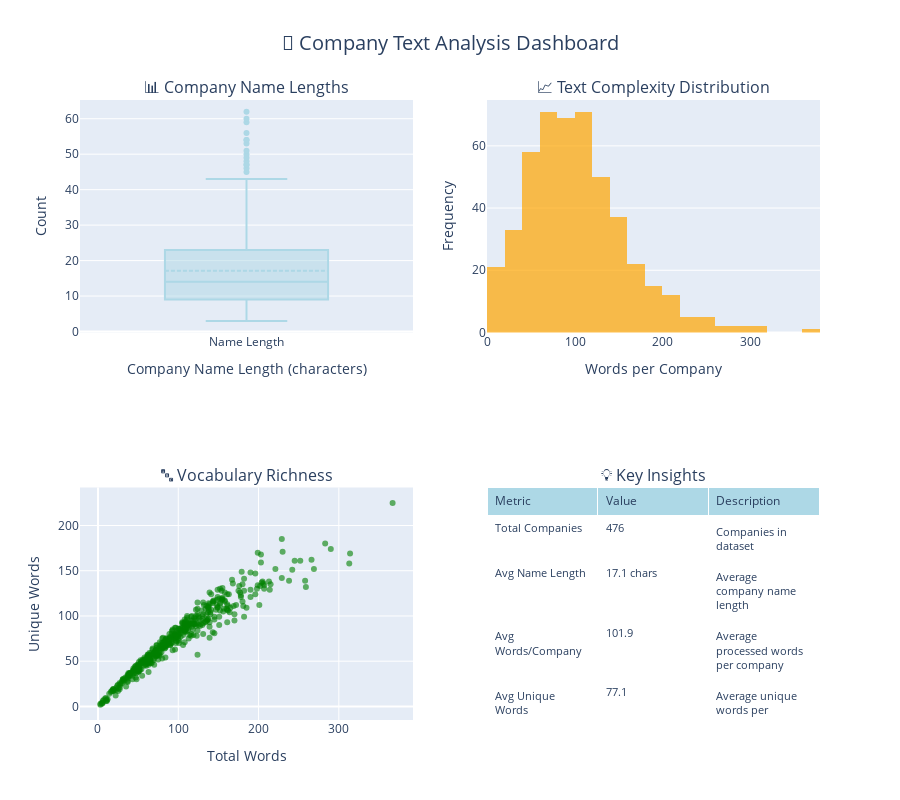

The notebook cell saved with this chart:
### Code cell
# 🏢 COMPANY ANALYSIS & TEXT STATISTICS

# Since we're focusing on 3 columns (Company Name, Company overview, Our key skills),
# let's create insightful analysis based on available data

# Create a comprehensive analysis dashboard
fig = make_subplots(
    rows=2, cols=2,
    subplot_titles=('📊 Company Name Lengths', '📈 Text Complexity Distribution', 
                   '🔤 Vocabulary Richness', '💡 Key Insights'),
    specs=[[{"secondary_y": False}, {"secondary_y": False}],
           [{"secondary_y": False}, {"type": "table"}]]
)

# 1. Company Name Length Analysis
name_lengths = df['Company Name'].str.len()
fig.add_trace(
    go.Box(y=name_lengths, name="Name Length", 
           marker_color='lightblue', boxmean=True),
    row=1, col=1
)

# 2. Text Complexity (words per text)
words_per_text = df['preprocessed_text'].str.split().str.len()
fig.add_trace(
    go.Histogram(x=words_per_text, nbinsx=25, name="Words per Company", 
                marker_color='orange', opacity=0.7),
    row=1, col=2
)

# 3. Vocabulary Richness (unique words per company)
unique_words_per_company = []
for text in df['preprocessed_text']:
    if text and isinstance(text, str):
        unique_words = len(set(text.split()))
        unique_words_per_company.append(unique_words)
    else:
        unique_words_per_company.append(0)

fig.add_trace(
    go.Scatter(x=words_per_text, y=unique_words_per_company, 
              mode='markers', name="Vocabulary Richness",
              marker=dict(color='green', size=6, opacity=0.6)),
    row=2, col=1
)

# 4. Key Insights Table
total_companies = len(df)
avg_name_length = name_lengths.mean()
avg_text_words = np.mean(words_per_text)
avg_unique_words = np.mean(unique_words_per_company)
total_vocabulary = len(set(' '.join(df['preprocessed_text'].dropna()).split()))

insights_data = [
    ['Metric', 'Value', 'Description'],
    ['Total Companies', f'{total_companies:,}', 'Companies in dataset'],
    ['Avg Name Length', f'{avg_name_length:.1f} chars', 'Average company name length'],
    ['Avg Words/Company', f'{avg_text_words:.1f}', 'Average processed words per company'],
    ['Avg Unique Words', f'{avg_unique_words:.1f}', 'Average unique words per company'],
    ['Total Vocabulary', f'{total_vocabulary:,}', 'Unique words across all companies'],
    ['Vocabulary Richness', f'{(total_vocabulary/total_companies):.1f}', 'Unique words per company ratio']
]

fig.add_trace(
    go.Table(
        header=dict(values=insights_data[0], fill_color='lightblue', align='left', font_size=12),
        cells=dict(values=list(zip(*insights_data[1:])), fill_color='white', align='left', font_size=11)
    ),
    row=2, col=2
)

# Update layout
fig.update_layout(
    height=800, 
    title_text="🏢 Company Text Analysis Dashboard",
    title_x=0.5,
    title_font_size=20,
    showlegend=False
)

# Update axis labels
fig.update_xaxes(title_text="Company Name Length (characters)", row=1, col=1)
fig.update_yaxes(title_text="Count", row=1, col=1)
fig.update_xaxes(title_text="Words per Company", row=1, col=2)
fig.update_yaxes(title_text="Frequency", row=1, col=2)
fig.update_xaxes(title_text="Total Words", row=2, col=1)
fig.update_yaxes(title_text="Unique Words", row=2, col=1)

fig.show()

# Additional insights
print("🎯 Key Dataset Insights:")
print(f"• 📊 Total companies analyzed: {total_companies:,}")
print(f"• 📝 Average company description: {avg_text_words:.1f} words")
print(f"• 🔤 Total unique vocabulary: {total_vocabulary:,} words")
print(f"• 💡 Vocabulary richness score: {(total_vocabulary/total_companies):.2f}")
print(f"• 📏 Company name lengths: {name_lengths.min()}-{name_lengths.max()} characters")

# Find companies with most/least text
if len(df) > 0:
    most_verbose = df.loc[words_per_text.idxmax(), 'Company Name']
    least_verbose = df.loc[words_per_text.idxmin(), 'Company Name']
    print(f"• 📖 Most detailed description: {most_verbose} ({words_per_text.max()} words)")
    print(f"• 📝 Shortest description: {least_verbose} ({words_per_text.min()} words)")

### Figure 1 — Plotly figure (JSON) as saved in the notebook; plotly's stock layout.template omitted (floating-point values rounded to 4 significant figures; data arrays with more than 128 entries replaced by an {"elided": "..."} marker saying what was removed)
{"data": [{"boxmean": true, "marker": {"color": "lightblue"}, "name": "Name Length", "type": "box", "xaxis": "x", "y": {"elided": "476 int values"}, "yaxis": "y"}, {"marker": {"color": "orange"}, "name": "Words per Company", "nbinsx": 25, "opacity": 0.7, "type": "histogram", "x": {"elided": "476 int values"}, "xaxis": "x2", "yaxis": "y2"}, {"marker": {"color": "green", "opacity": 0.6, "size": 6}, "mode": "markers", "name": "Vocabulary Richness", "type": "scatter", "x": {"elided": "476 int values"}, "xaxis": "x3", "y": {"elided": "476 int values"}, "yaxis": "y3"}, {"cells": {"align": "left", "fill": {"color": "white"}, "font": {"size": 11}, "values": [["Total Companies", "Avg Name Length", "Avg Words/Company", "Avg Unique Words", "Total Vocabulary", "Vocabulary Richness"], ["476", "17.1 chars", "101.9", "77.1", "6,220", "13.1"], ["Companies in dataset", "Average company name length", "Average processed words per company", "Average unique words per company", "Unique words across all companies", "Unique words per company ratio"]]}, "domain": {"x": [0.55, 1], "y": [0, 0.375]}, "header": {"align": "left", "fill": {"color": "lightblue"}, "font": {"size": 12}, "values": ["Metric", "Value", "Description"]}, "type": "table"}], "layout": {"annotations": [{"font": {"size": 16}, "showarrow": false, "text": "📊 Company Name Lengths", "x": 0.225, "xanchor": "center", "xref": "paper", "y": 1, "yanchor": "bottom", "yref": "paper"}, {"font": {"size": 16}, "showarrow": false, "text": "📈 Text Complexity Distribution", "x": 0.775, "xanchor": "center", "xref": "paper", "y": 1, "yanchor": "bottom", "yref": "paper"}, {"font": {"size": 16}, "showarrow": false, "text": "🔤 Vocabulary Richness", "x": 0.225, "xanchor": "center", "xref": "paper", "y": 0.375, "yanchor": "bottom", "yref": "paper"}, {"font": {"size": 16}, "showarrow": false, "text": "💡 Key Insights", "x": 0.775, "xanchor": "center", "xref": "paper", "y": 0.375, "yanchor": "bottom", "yref": "paper"}], "height": 800, "showlegend": false, "title": {"font": {"size": 20}, "text": "🏢 Company Text Analysis Dashboard", "x": 0.5}, "xaxis": {"anchor": "y", "domain": [0, 0.45], "title": {"text": "Company Name Length (characters)"}}, "xaxis2": {"anchor": "y2", "domain": [0.55, 1], "title": {"text": "Words per Company"}}, "xaxis3": {"anchor": "y3", "domain": [0, 0.45], "title": {"text": "Total Words"}}, "yaxis": {"anchor": "x", "domain": [0.625, 1], "title": {"text": "Count"}}, "yaxis2": {"anchor": "x2", "domain": [0.625, 1], "title": {"text": "Frequency"}}, "yaxis3": {"anchor": "x3", "domain": [0, 0.375], "title": {"text": "Unique Words"}}}}
